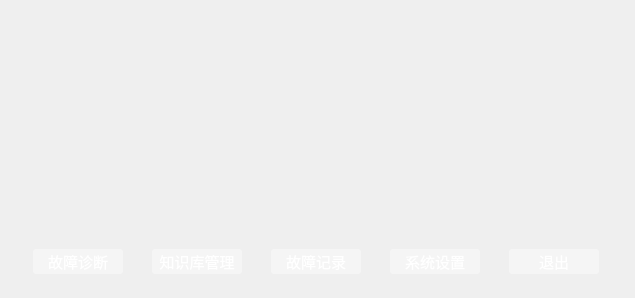
<?xml version="1.0" encoding="UTF-8"?>
<ui version="4.0">
 <class>MainWindow2</class>
 <widget class="QMainWindow" name="MainWindow2">
  <property name="geometry">
   <rect>
    <x>0</x>
    <y>0</y>
    <width>635</width>
    <height>298</height>
   </rect>
  </property>
  <property name="windowTitle">
   <string>灯光故障诊断系统</string>
  </property>
  <property name="styleSheet">
   <string notr="true">#centralwidget{
border-image: url(:/新前缀/img/bg.jpg);
}
QPushButton{
padding:2px 2px 2px 2px;
background-color: rgba(255,255,255,100);
border-style:none;
border-radius: 3px;
color:#ffffff;
}

QPushButton:hover{
padding:2px 2px 2px 2px;
background-color: rgba(220, 220, 220,200);
border-radius: 3px;
}

QPushButton:pressed {
padding:2px 2px 2px 2px;
    /* 改变背景色 */  
    background-color:rgba(180, 180, 180,100);  
    /* 改变边框风格 */  
    border-style:inset;  
    /* 使文字有一点移动 */
    padding-left:1px;
    padding-top:1px;
	border-radius: 3px;
}</string>
  </property>
  <widget class="QWidget" name="centralwidget">
   <widget class="QWidget" name="horizontalLayoutWidget">
    <property name="geometry">
     <rect>
      <x>10</x>
      <y>230</y>
      <width>616</width>
      <height>63</height>
     </rect>
    </property>
    <layout class="QHBoxLayout" name="horizontalLayout">
     <item>
      <widget class="QPushButton" name="PB1">
       <property name="sizePolicy">
        <sizepolicy hsizetype="Maximum" vsizetype="Fixed">
         <horstretch>0</horstretch>
         <verstretch>0</verstretch>
        </sizepolicy>
       </property>
       <property name="minimumSize">
        <size>
         <width>90</width>
         <height>25</height>
        </size>
       </property>
       <property name="maximumSize">
        <size>
         <width>90</width>
         <height>25</height>
        </size>
       </property>
       <property name="font">
        <font>
         <pointsize>11</pointsize>
        </font>
       </property>
       <property name="text">
        <string>   故障诊断   </string>
       </property>
      </widget>
     </item>
     <item>
      <widget class="QPushButton" name="PB2">
       <property name="sizePolicy">
        <sizepolicy hsizetype="Maximum" vsizetype="Fixed">
         <horstretch>0</horstretch>
         <verstretch>0</verstretch>
        </sizepolicy>
       </property>
       <property name="minimumSize">
        <size>
         <width>90</width>
         <height>25</height>
        </size>
       </property>
       <property name="maximumSize">
        <size>
         <width>90</width>
         <height>25</height>
        </size>
       </property>
       <property name="font">
        <font>
         <pointsize>11</pointsize>
        </font>
       </property>
       <property name="text">
        <string>  知识库管理  </string>
       </property>
      </widget>
     </item>
     <item>
      <widget class="QPushButton" name="PB5">
       <property name="minimumSize">
        <size>
         <width>90</width>
         <height>25</height>
        </size>
       </property>
       <property name="maximumSize">
        <size>
         <width>90</width>
         <height>25</height>
        </size>
       </property>
       <property name="font">
        <font>
         <pointsize>11</pointsize>
        </font>
       </property>
       <property name="text">
        <string>   故障记录   </string>
       </property>
      </widget>
     </item>
     <item>
      <widget class="QPushButton" name="PB4">
       <property name="sizePolicy">
        <sizepolicy hsizetype="Maximum" vsizetype="Fixed">
         <horstretch>0</horstretch>
         <verstretch>0</verstretch>
        </sizepolicy>
       </property>
       <property name="minimumSize">
        <size>
         <width>90</width>
         <height>25</height>
        </size>
       </property>
       <property name="maximumSize">
        <size>
         <width>90</width>
         <height>25</height>
        </size>
       </property>
       <property name="font">
        <font>
         <pointsize>11</pointsize>
        </font>
       </property>
       <property name="text">
        <string>   系统设置   </string>
       </property>
      </widget>
     </item>
     <item>
      <widget class="QPushButton" name="PB3">
       <property name="sizePolicy">
        <sizepolicy hsizetype="Maximum" vsizetype="Fixed">
         <horstretch>0</horstretch>
         <verstretch>0</verstretch>
        </sizepolicy>
       </property>
       <property name="minimumSize">
        <size>
         <width>90</width>
         <height>25</height>
        </size>
       </property>
       <property name="maximumSize">
        <size>
         <width>90</width>
         <height>25</height>
        </size>
       </property>
       <property name="font">
        <font>
         <pointsize>11</pointsize>
        </font>
       </property>
       <property name="text">
        <string>     退出     </string>
       </property>
      </widget>
     </item>
    </layout>
   </widget>
  </widget>
 </widget>
 <resources>
  <include location="img.qrc"/>
 </resources>
 <connections/>
</ui>
